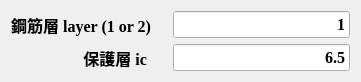
   <widget class="QWidget" name="layoutWidget">
    <property name="geometry">
     <rect>
      <x>460</x>
      <y>140</y>
      <width>361</width>
      <height>58</height>
     </rect>
    </property>
    <layout class="QGridLayout" name="gridLayout_4">
     <item row="0" column="0">
      <widget class="QLabel" name="lab_layer">
       <property name="font">
        <font>
         <family>Times New Roman</family>
         <pointsize>12</pointsize>
         <weight>75</weight>
         <bold>true</bold>
        </font>
       </property>
       <property name="layoutDirection">
        <enum>Qt::LeftToRight</enum>
       </property>
       <property name="text">
        <string>鋼筋層 layer (1 or 2)    </string>
       </property>
       <property name="alignment">
        <set>Qt::AlignRight|Qt::AlignTrailing|Qt::AlignVCenter</set>
       </property>
      </widget>
     </item>
     <item row="0" column="1">
      <widget class="QLineEdit" name="txb_layer">
       <property name="font">
        <font>
         <family>Times New Roman</family>
         <pointsize>12</pointsize>
         <weight>75</weight>
         <bold>true</bold>
        </font>
       </property>
       <property name="text">
        <string>1</string>
       </property>
       <property name="alignment">
        <set>Qt::AlignRight|Qt::AlignTrailing|Qt::AlignVCenter</set>
       </property>
      </widget>
     </item>
     <item row="1" column="0">
      <widget class="QLabel" name="lab_ic">
       <property name="font">
        <font>
         <family>Times New Roman</family>
         <pointsize>12</pointsize>
         <weight>75</weight>
         <bold>true</bold>
        </font>
       </property>
       <property name="layoutDirection">
        <enum>Qt::LeftToRight</enum>
       </property>
       <property name="text">
        <string>保護層 ic     </string>
       </property>
       <property name="alignment">
        <set>Qt::AlignRight|Qt::AlignTrailing|Qt::AlignVCenter</set>
       </property>
      </widget>
     </item>
     <item row="1" column="1">
      <widget class="QLineEdit" name="txb_ic">
       <property name="font">
        <font>
         <family>Times New Roman</family>
         <pointsize>12</pointsize>
         <weight>75</weight>
         <bold>true</bold>
        </font>
       </property>
       <property name="text">
        <string>6.5</string>
       </property>
       <property name="alignment">
        <set>Qt::AlignRight|Qt::AlignTrailing|Qt::AlignVCenter</set>
       </property>
      </widget>
     </item>
    </layout>
   </widget>
